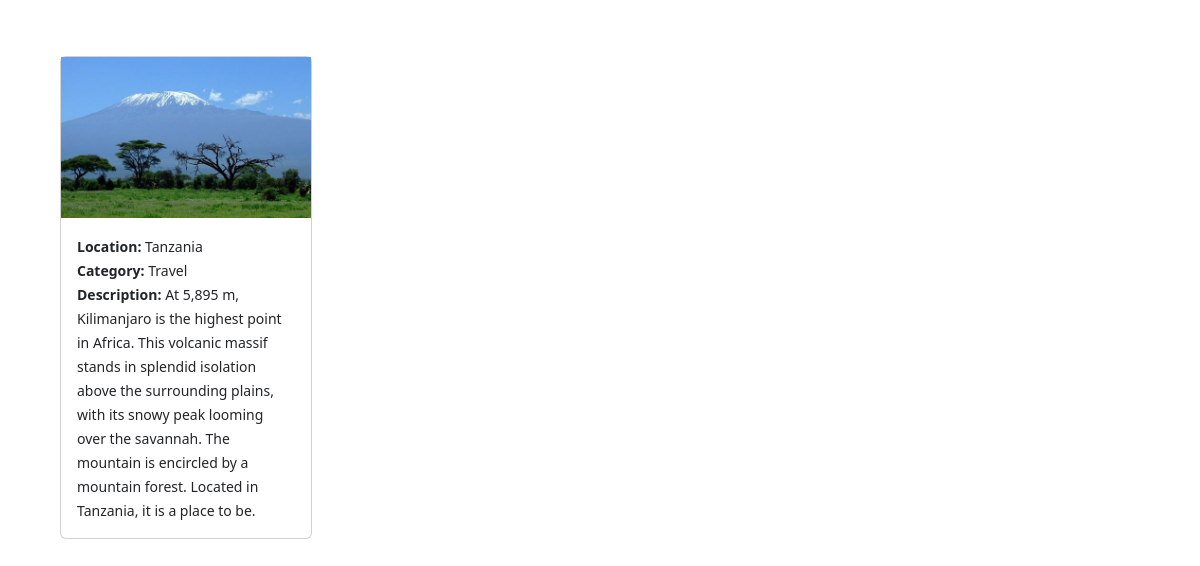
The page /location/?location=Tanzania on the database its author committed.
### photos/models.py (models this page shows, shortened)
class Photo(models.Model):
    category = models.ForeignKey(Category,on_delete=models.SET_NULL, null=True, blank=True)
    location = models.ForeignKey(Location,on_delete=models.SET_NULL, null=True, blank=False)
    image = models.ImageField(null=False,blank=False)
    description = models.TextField()

class Location(models.Model):
    name = models.CharField(max_length=100, null=False,blank=False)
    def __str__(self):
        return self.name

class Category(models.Model):
    name = models.CharField(max_length=100, null=False,blank=False)

### photos/views.py (the view)
# urls.py: path('location/',views.location,name='location'),
def location(request):
    location = request.GET.get('location')
    if location == None:
        photos = Photo.objects.all()
    else:
        photos = Photo.objects.filter(location__name = location)
    locations = Location.objects.all()
    context = {'locations': locations, 'photos':photos}
    return render(request,'photos/location.html', context)

### photos/templates/photos/location.html (shortened to what this page needs)
<!DOCTYPE html>
<html lang="en">
<head>
    <link href="https://cdn.jsdelivr.net/npm/bootstrap@5.2.0-beta1/dist/css/bootstrap.min.css" rel="stylesheet"
>
</head>
<body class="m-5">
    <div class="container">
        <div class="row">
            <div class="col-md-9">
                <div class="row">
                    {% for photo in photos %}
                    <div class="col-md-4">
                        <div class="card my-2">
                            <img class="image-thumbail" src="{{photo.image.url}}" alt="Card image cap">
                            <div class="card-body">
                                <small> <b>Location:</b> {{photo.location}}</small> <br>
                                <small> <b>Category:</b> {{photo.category.name}}</small> <br>
                                <small> <b>Description:</b> {{photo.description}}</small>
                            </div>
                        </div>
                    </div>
                    {% empty %}
                    <h3>No Photos...</h3>
                    {% endfor %}
                </div>
            </div>
        </div>
    </div>
</body>
</html>

### rows shown on the page
Photo: image (picture), location "Tanzania", category.name "Travel", description "At 5,895 m, Kilimanjaro is the highest point in Africa. This volcanic massif stands in splendid isolation above the surrounding plains, with its snowy peak looming over the savannah. The mountain is encircled by a mountain forest. Located in Tanzania, it is a place to be."
